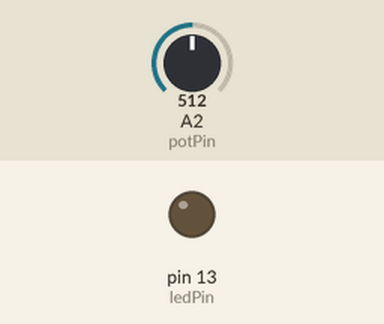
A sketch run on a simulated Arduino Uno, built with avr-gcc and run on an emulated ATmega328P. On the bench: output pins drawn as LEDs (lit = HIGH). Inputs (shaded band) come from the test bench; at power-on: A2 (potPin) = 512.

Above: at 1.2 s.
1.3 s: A2 (potPin) set to 0
At 2.2 s:
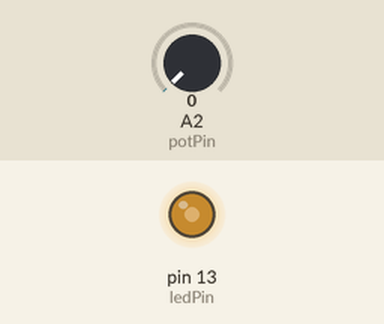
2.8 s: A2 (potPin) set to 4
5.8 s: A2 (potPin) set to 122
At 5.97 s:
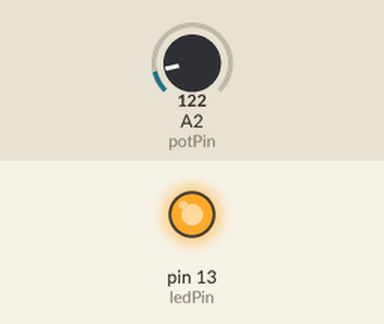
Timing chart, 0 to 14.8 s (numbered marks = the images above; inputs shaded):
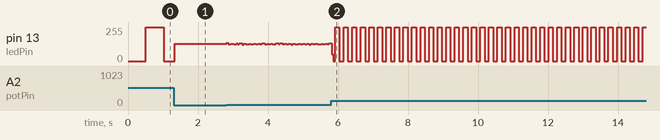

Measured:
- by itself, pin 13 (ledPin): moves between 0/255 and 255/255, repeating every 0.73 s

The sketch:

Testled.ino
```cpp
const int ledPin = 13;
int potPin=A2;
int ledState = LOW ;
unsigned long previousMillis = 0;
// will store last time LED was updated
int potValue = 0;
// interval at which to blink(millseconds)
void setup()
{
  pinMode(ledPin, OUTPUT);
}
void loop()
{
  potValue=analogRead(potPin);
  unsigned long currentMillis = millis();
  if(currentMillis - previousMillis>= potValue )
  {
    previousMillis = currentMillis;
    if(ledState == LOW)
    {
      ledState = HIGH;
    }
    else
    {
      ledState = LOW;
    }
    digitalWrite(ledPin, ledState);
  }
}
```
